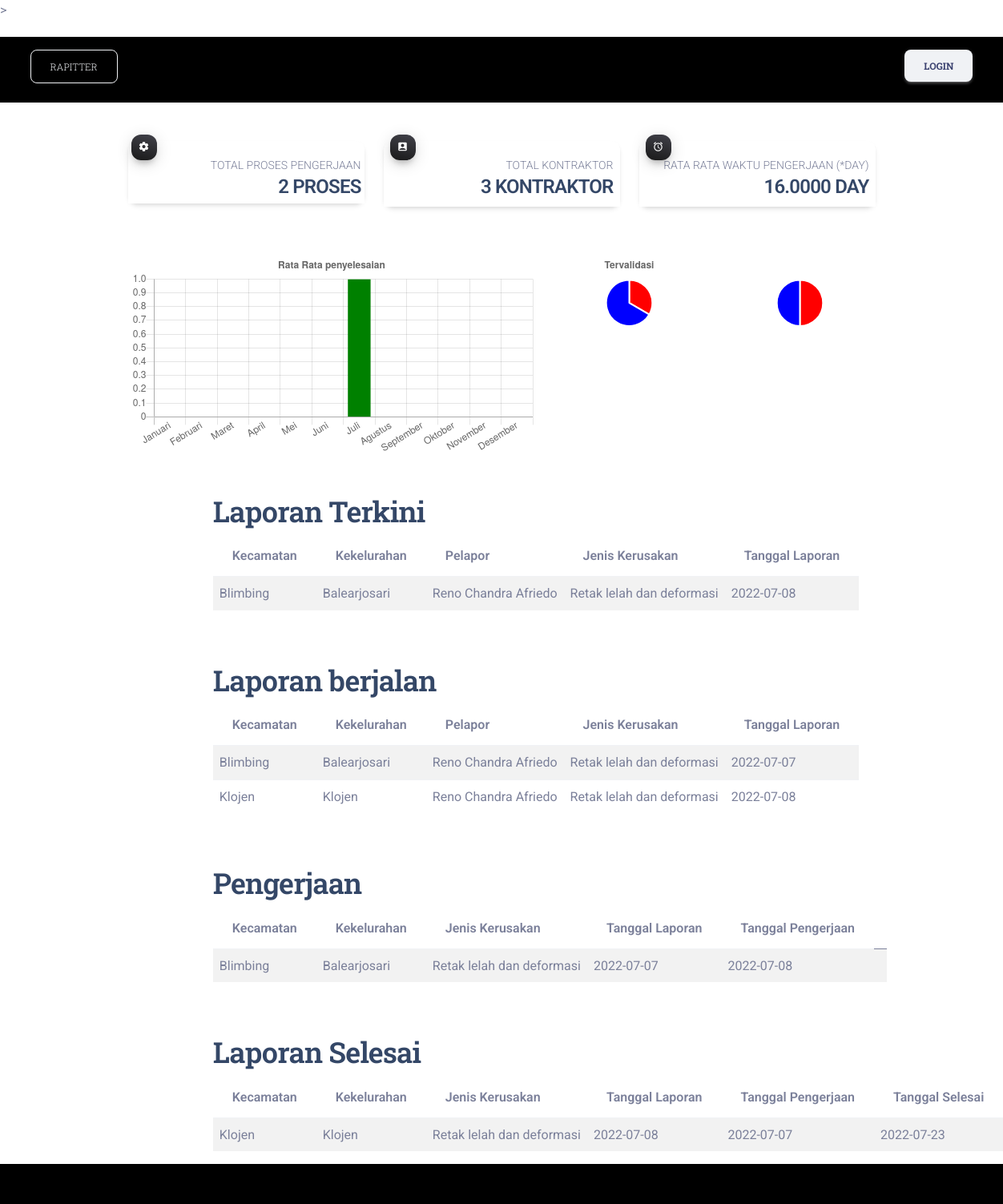
The page / on the database its author committed.
### tables this page shows
CREATE TABLE `laporan_transaksi` (
  `id_laporan` int(11) NOT NULL,
  `id_user` int(11) NOT NULL,
  `id_lokasi` int(11) NOT NULL,
  `id_kerusakan` int(11) NOT NULL,
  `tanggal_laporan` date NOT NULL,
  `bukti_laporan` varchar(200) NOT NULL,
  `id_petugas` int(11) DEFAULT NULL
);

CREATE TABLE `lokasi` (
  `id_lokasi` int(11) NOT NULL,
  `nama_kecamatan` varchar(30) NOT NULL,
  `nama_kelurahan` varchar(30) NOT NULL,
  `alamat_detail` varchar(50) NOT NULL
);

CREATE TABLE `user` (
  `id_user` int(11) NOT NULL,
  `nama_lengkap` varchar(20) NOT NULL,
  `username` varchar(15) NOT NULL,
  `password` varchar(15) NOT NULL,
  `alamat` varchar(30) NOT NULL,
  `no_telp` varchar(14) NOT NULL
);

CREATE TABLE `jenis_kerusakan` (
  `id_kerusakan` int(11) NOT NULL,
  `nama_kerusakan` varchar(30) NOT NULL,
  `penanganan` varchar(100) NOT NULL
);

CREATE TABLE `penanganan_laporan` (
  `id_penanganan` int(11) NOT NULL,
  `id_teknisi` int(11) NOT NULL,
  `tanggal_pengerjaan` date NOT NULL,
  `tanggal_selesai` date DEFAULT NULL,
  `bukti_selesai` varchar(100) DEFAULT NULL
);

### index.php (the view, shortened to what this page needs)
<!DOCTYPE html>
<html lang="en">
<head>
  <link rel="stylesheet" href="style.css">
  <link href="https://cdn.jsdelivr.net/npm/bootstrap@5.2.0-beta1/dist/css/bootstrap.min.css" rel="stylesheet">
  <link href="https://cdn.jsdelivr.net/npm/bootstrap@5.2.0-beta1/dist/css/bootstrap.min.css" rel="stylesheet">
  <link href="https://cdn.datatables.net/1.12.1/css/dataTables.bootstrap5.min.css" rel="stylesheet">
  <link href="https://cdn.datatables.net/buttons/2.2.3/css/buttons.dataTables.min.css" rel="stylesheet">
  <link href="../assets/css/nucleo-icons.css" rel="stylesheet" />
  <link href="../assets/css/nucleo-svg.css" rel="stylesheet" />
  <link id="pagestyle" href="assets/css/material-dashboard.css?v=3.0.4" rel="stylesheet" />
</head>
<body>
  <?php
  include_once("koneksi.php");
  $totaljob = mysqli_query($mysqli, "SELECT count(id_penanganan) as total FROM penanganan_laporan")->fetch_array();
  $totalteknisi = mysqli_query($mysqli, "SELECT count(id_teknisi) as total FROM teknisi")->fetch_array();
  $totalratarata = mysqli_query($mysqli, "SELECT avg(DATEDIFF(tanggal_selesai, tanggal_pengerjaan)) as rata FROM penanganan_laporan where tanggal_selesai is not null")->fetch_array();
  $laporan = mysqli_query($mysqli, "SELECT * FROM laporan_transaksi
        inner join lokasi on(laporan_transaksi.id_lokasi = lokasi.id_lokasi)
        inner join jenis_kerusakan on(jenis_kerusakan.id_kerusakan = laporan_transaksi.id_kerusakan)
        inner join user on(laporan_transaksi.id_user = user.id_user)
        where id_petugas is null order by id_laporan desc");
  $laporangenerate = mysqli_query($mysqli, "SELECT * FROM laporan_transaksi
        inner join lokasi on(laporan_transaksi.id_lokasi = lokasi.id_lokasi)
        inner join jenis_kerusakan on(jenis_kerusakan.id_kerusakan = laporan_transaksi.id_kerusakan)
        inner join user on(laporan_transaksi.id_user = user.id_user)
        where id_petugas is not null order by id_laporan desc");
  $laporanproses = mysqli_query($mysqli, "SELECT * FROM penanganan_laporan
        inner join laporan_transaksi on(laporan_transaksi.id_laporan = penanganan_laporan.id_penanganan)
        inner join lokasi on(laporan_transaksi.id_lokasi = lokasi.id_lokasi)
        inner join jenis_kerusakan on(jenis_kerusakan.id_kerusakan = laporan_transaksi.id_kerusakan)
        where bukti_selesai is null");
  $laporanselesai = mysqli_query($mysqli, "SELECT * FROM penanganan_laporan
        inner join laporan_transaksi on(laporan_transaksi.id_laporan = penanganan_laporan.id_penanganan)
        inner join lokasi on(laporan_transaksi.id_lokasi = lokasi.id_lokasi)
        inner join jenis_kerusakan on(jenis_kerusakan.id_kerusakan = laporan_transaksi.id_kerusakan)
        where bukti_selesai is not null");
  ?>
  <header>
    <h2><a href="index.php" class="btn btn-outline-light  mt-3 text-light">RAPITTER</a></h2>
    <h3>
      <?php
      if (!isset($_SESSION['level'])) {
        echo "<a href='pages/login.php' class='btn btn-light mt-3 mb-0'>login</a>";
      }
      ?>
    </h3>
  </header>
  <div class="row d-flex justify-content-center mt-5">
    <div class="col-lg-3 col-sm-1">
      <div class="card  mb-2">
        <div class="card-header p-1 pt-3">
          <div class="icon icon-sm icon-shape bg-gradient-dark shadow-dark shadow text-center border-radius-xl mt-n4 position-absolute">
            <i class="material-icons opacity-10">settings</i>
          </div>
          <div class="text-end pt-1">
            <p class="text-sm mb-0 text-capitalize">TOTAL PROSES PENGERJAAN</p>
            <h4 class="mb-0"><?php echo $totaljob['total'] ?> PROSES</h4>
          </div>
        </div>
      </div>
    </div>
    <div class="col-lg-3 col-sm-1">
      <div class="card  mb-2">
        <div class="card-header p-2 pt-3">
          <div class="icon icon-sm icon-shape bg-gradient-dark shadow-dark shadow text-center border-radius-xl mt-n4 position-absolute">
            <i class="material-icons opacity-10">account_box</i>
          </div>
          <div class="text-end pt-1">
            <p class="text-sm mb-0 text-capitalize">TOTAL KONTRAKTOR</p>
            <h4 class="mb-0"><?php echo $totalteknisi['total'] ?> KONTRAKTOR</h4>
          </div>
        </div>
      </div>
    </div>
    <div class="col-lg-3 col-sm-1">
      <div class="card  mb-2">
        <div class="card-header p-2 pt-3">
          <div class="icon icon-sm icon-shape bg-gradient-dark shadow-dark shadow text-center border-radius-xl mt-n4 position-absolute">
            <i class="material-icons opacity-10">alarm</i>
          </div>
          <div class="text-end pt-1">
            <p class="text-sm mb-0 text-capitalize">RATA RATA WAKTU PENGERJAAN (*DAY)</p>
            <h4 class="mb-0"><?php echo $totalratarata['rata'] ?> DAY</h4>
          </div>
        </div>
      </div>
    </div>
  </div>
  <div class="row d-flex justify-content-center mt-5 ct">
    <div class="col-md-5 col-sm-1 mr-5">
      <canvas id="barchart1" style="width:200%;max-width:2000px">
    </div>
    <div class="col-md-2 col-sm-1">
      <canvas id="piechart1" style="width:100%;max-width:2000px">
    </div>
    <div class="col-md-2 col-sm-1">
      <canvas id="piechart2" style="width:100%;max-width:2000px">
    </div>
  </div>
  <div class="row d-flex justify-content-center mt-5">
    <div class="col-lg-7">
      <h2>Laporan Terkini</h2>
      <table width='100%' class="table table-striped table-hover  laporan-generate">
        <thead class="thead-dark">
          <tr>
            <th scope="col">Kecamatan</th>
            <th scope="col">Kekelurahan</th>
            <th scope="col">pelapor</th>
            <th scope="col">Jenis Kerusakan</th>
            <th scope="col">tanggal laporan</th>
          </tr>
        </thead>
        <?php
        while ($data = mysqli_fetch_array($laporan)) {
          echo "<tr >";
          echo "<td>" . $data['nama_kecamatan'] . "</td>";
          echo "<td>" . $data['nama_kelurahan'] . "</td>";
          echo "<td>" . $data['nama_lengkap'] . "</td>";
          echo "<td>" . $data['nama_kerusakan'] . "</td>";
          echo "<td>" . $data['tanggal_laporan'] . "</td>";
          echo "</tr>";
        }
        ?>
      </table>
    </div>
  </div>
  <div class="row d-flex justify-content-center mt-5">
    <div class="col-lg-7">
      <h2>Laporan berjalan</h2>
      <table width='100%' class="table table-striped table-hover laporan-generate">
        <thead class="thead-dark">
          <tr>
            <th scope="col">Kecamatan</th>
            <th scope="col">Kekelurahan</th>
            <th scope="col">pelapor</th>
            <th scope="col">Jenis Kerusakan</th>
            <th scope="col">tanggal laporan</th>
          </tr>
        </thead>
        <?php
        while ($data = mysqli_fetch_array($laporangenerate)) {
          echo "<tr >";
          echo "<td>" . $data['nama_kecamatan'] . "</td>";
          echo "<td>" . $data['nama_kelurahan'] . "</td>";
          echo "<td>" . $data['nama_lengkap'] . "</td>";
          echo "<td>" . $data['nama_kerusakan'] . "</td>";
          echo "<td>" . $data['tanggal_laporan'] . "</td>";
          echo "</tr>";
        }
        ?>
      </table>
    </div>
  </div>
  <div class="row d-flex justify-content-center mt-5">
    <div class="col-lg-7">
    <h2>Pengerjaan</h2>
        <table width='100%' class="table table-striped table-hover tabel-validasi">
          <thead class="thead-dark">
            <tr>
              <th scope="col">Kecamatan</th>
              <th scope="col">Kekelurahan</th>
              <th scope="col">Jenis Kerusakan</th>
              <th scope="col">Tanggal laporan</th>
              <th scope="col">Tanggal pengerjaan</th>
            </tr>
          </thead>
          <?php
          while ($dataproses = mysqli_fetch_array($laporanproses)) {
            echo "<tr >";
            echo "<td>" . $dataproses['nama_kecamatan'] . "</td>";
            echo "<td>" . $dataproses['nama_kelurahan'] . "</td>";
            echo "<td>" . $dataproses['nama_kerusakan'] . "</td>";
            echo "<td>" . $dataproses['tanggal_laporan'] . "</td>";
            echo "<td>" . $dataproses['tanggal_pengerjaan'] . "</td>";
            echo "<td>" . $dataproses['tanggal_selesai'] . "</td>";
            echo "</tr>";
          }
          ?>
        </table>
  </div>
  </div>
  <div class="row d-flex justify-content-center mt-5">
    <div class="col-lg-7">
    <h2>Laporan Selesai</h2>
        <table width='100%' class="table table-striped table-hover tabel-validasi">
          <thead class="thead-dark">
            <tr>
              <th scope="col">Kecamatan</th>
              <th scope="col">Kekelurahan</th>
              <th scope="col">Jenis Kerusakan</th>
              <th scope="col">Tanggal laporan</th>
              <th scope="col">Tanggal pengerjaan</th>
              <th scope="col">Tanggal selesai</th>
            </tr>
          </thead>
          <?php
          while ($datapetugas = mysqli_fetch_array($laporanselesai)) {
            echo "<tr >";
            echo "<td>" . $datapetugas['nama_kecamatan'] . "</td>";
            echo "<td>" . $datapetugas['nama_kelurahan'] . "</td>";
            echo "<td>" . $datapetugas['nama_kerusakan'] . "</td>";
            echo "<td>" . $datapetugas['tanggal_laporan'] . "</td>";
            echo "<td>" . $datapetugas['tanggal_pengerjaan'] . "</td>";
            echo "<td>" . $datapetugas['tanggal_selesai'] . "</td>";
            echo "</tr>";
          }
          ?>
        </table>
  </div>
  </div>
  <footer>
  </footer>
</body>
<?php
include 'chart.php';
?>
</html>

### chart.php
<?php
include_once('koneksi.php');
$datajan = mysqli_query($mysqli, "SELECT count(id_penanganan) as reno FROM penanganan_laporan WHERE tanggal_selesai BETWEEN '2022-01-01' AND '2022-01-31'")->fetch_array();
$datafeb = mysqli_query($mysqli, "SELECT count(id_penanganan) as reno FROM penanganan_laporan WHERE tanggal_selesai BETWEEN '2022-02-01' AND '2022-02-31'")->fetch_array();
$datamar = mysqli_query($mysqli, "SELECT count(id_penanganan) as reno FROM penanganan_laporan WHERE tanggal_selesai BETWEEN '2022-03-01' AND '2022-03-31'")->fetch_array();
$dataapr = mysqli_query($mysqli, "SELECT count(id_penanganan) as reno FROM penanganan_laporan WHERE tanggal_selesai BETWEEN '2022-04-01' AND '2022-04-31'")->fetch_array();
$datamei = mysqli_query($mysqli, "SELECT count(id_penanganan) as reno FROM penanganan_laporan WHERE tanggal_selesai BETWEEN '2022-05-01' AND '2022-05-31'")->fetch_array();
$datajun = mysqli_query($mysqli, "SELECT count(id_penanganan) as reno FROM penanganan_laporan WHERE tanggal_selesai BETWEEN '2022-06-01' AND '2022-06-31'")->fetch_array();
$datajul = mysqli_query($mysqli, "SELECT count(id_penanganan) as reno FROM penanganan_laporan WHERE tanggal_selesai BETWEEN '2022-07-01' AND '2022-07-31'")->fetch_array();
$dataaug = mysqli_query($mysqli, "SELECT count(id_penanganan) as reno FROM penanganan_laporan WHERE tanggal_selesai BETWEEN '2022-08-01' AND '2022-08-31'")->fetch_array();
$datasep = mysqli_query($mysqli, "SELECT count(id_penanganan) as reno FROM penanganan_laporan WHERE tanggal_selesai BETWEEN '2022-09-01' AND '2022-09-31'")->fetch_array();
$dataokt = mysqli_query($mysqli, "SELECT count(id_penanganan) as reno FROM penanganan_laporan WHERE tanggal_selesai BETWEEN '2022-10-01' AND '2022-10-31'")->fetch_array();
$datanov = mysqli_query($mysqli, "SELECT count(id_penanganan) as reno FROM penanganan_laporan WHERE tanggal_selesai BETWEEN '2022-11-01' AND '2022-11-31'")->fetch_array();
$datades = mysqli_query($mysqli, "SELECT count(id_penanganan) as reno FROM penanganan_laporan WHERE tanggal_selesai BETWEEN '2022-12-01' AND '2022-12-31'")->fetch_array();
$pie1val1 = mysqli_query($mysqli, "SELECT count(id_laporan) as reno FROM laporan_transaksi where id_petugas is null")->fetch_array();
$pie1val2 = mysqli_query($mysqli, "SELECT count(id_laporan) as reno FROM laporan_transaksi where id_petugas is not null")->fetch_array();
$pie2val1 = mysqli_query($mysqli, "SELECT count(id_penanganan) as reno FROM penanganan_laporan where bukti_selesai is null")->fetch_array();
$pie2val2 = mysqli_query($mysqli, "SELECT count(id_penanganan) as reno FROM penanganan_laporan where bukti_selesai is not null")->fetch_array();
?>
<script>
//bar
var xValues = ["Januari","Februari","Maret","April","Mei","Juni","Juli","Agustus", "September", "Oktober", "November", "Desember"];
var yValues = [ <?php echo $datajan['reno'] ?>,
                <?php echo $datafeb['reno'] ?>,
                <?php echo $datamar['reno'] ?>,
                <?php echo $dataapr['reno'] ?>,
                <?php echo $datamei['reno'] ?>,
                <?php echo $datajun['reno'] ?>,
                <?php echo $datajul['reno'] ?>,
                <?php echo $dataaug['reno'] ?>,
                <?php echo $datasep['reno'] ?>,
                <?php echo $dataokt['reno'] ?>,
                <?php echo $datanov['reno'] ?>,
                <?php echo $datades['reno'] ?>,
                ];
var barColors = ["red", "green","blue","orange","brown","red", "green","blue","orange","brown","red"];
new Chart("barchart1", {
  type: "bar",
  data: {
    labels: xValues,
    datasets: [{
      backgroundColor: barColors,
      data: yValues
    }]
  },
  options: {
    legend: {display: false},
    title: {
      display: true,
      text: "Rata Rata penyelesaian"
    }
  }
});
//pie
var pie1x = ["Belum tervalidasi","Tervalidasi"];
var pie1y = [<?php echo$pie1val1['reno']?>,<?php echo$pie1val2['reno']?>];
var pie1c = ["red","blue"];
new Chart("piechart1", {
  type: "pie",
  data: {
    labels: pie1x,
    datasets: [{
      backgroundColor: pie1c,
      data: pie1y
    }]
  },
  options: {
    legend: {display: false},
    title: {
      display: true,
      text: "Tervalidasi"
    }
  }
});
//pie 2
var pie2x = ["proses","selesai"];
var pie2y = [<?php echo$pie2val1['reno']?>,<?php echo$pie2val2['reno']?>];
var pie2c = ["red","blue"];
new Chart("piechart2", {
  type: "pie",
  data: {
    labels: pie2x,
    datasets: [{
      backgroundColor: pie2c,
      data: pie2y
    }]
  },
  options: {
    legend: {display: false},
    title: {
      display: true,
      text: ""
    }
  }
});
</script>

### style.css (style rules this page uses)
body { margin: 0%; }
header { position: relative; color:#fff; background: #000000; padding: 0px 3%; margin-top: 20px; display: flex; justify-content: space-between; }
footer { width: 100%; height: 50px; padding-left: 10px; line-height: 50px; background: rgb(0, 0, 0); color: #fff; margin-top: 0px; position: relative; bottom: 0px; }

### assets/css/nucleo-svg.css (style rules this page uses)
.icon { display: inline-block; color: #111111; height: 1em; width: 1em; }
.icon-sm { height: 0.8em; width: 0.8em; }
.icon { fill: currentColor; stroke: none; }

### rows shown on the page
laporan_transaksi: id_lokasi.nama_kecamatan "Blimbing", id_lokasi.nama_kelurahan "Balearjosari", id_user.nama_lengkap "Reno Chandra Afriedo", id_kerusakan.nama_kerusakan "Retak lelah dan deformasi", tanggal_laporan "2022-07-08"
laporan_transaksi: id_lokasi.nama_kecamatan "Blimbing", id_lokasi.nama_kelurahan "Balearjosari", id_user.nama_lengkap "Reno Chandra Afriedo", id_kerusakan.nama_kerusakan "Retak lelah dan deformasi", tanggal_laporan "2022-07-07"
laporan_transaksi: id_lokasi.nama_kecamatan "Klojen", id_lokasi.nama_kelurahan "Klojen", id_user.nama_lengkap "Reno Chandra Afriedo", id_kerusakan.nama_kerusakan "Retak lelah dan deformasi", tanggal_laporan "2022-07-08"
penanganan_laporan: lokasi.nama_kecamatan "Blimbing", lokasi.nama_kelurahan "Balearjosari", jenis_kerusakan.nama_kerusakan "Retak lelah dan deformasi", id_penanganan.tanggal_laporan "2022-07-07", tanggal_pengerjaan "2022-07-08"
penanganan_laporan: lokasi.nama_kecamatan "Klojen", lokasi.nama_kelurahan "Klojen", jenis_kerusakan.nama_kerusakan "Retak lelah dan deformasi", id_penanganan.tanggal_laporan "2022-07-08", tanggal_pengerjaan "2022-07-07", tanggal_selesai "2022-07-23"

### other values the page prints
$totaljob['total'] "2"
$totalteknisi['total'] "3"
$totalratarata['rata'] "16.0000"
chart data {{ $datajan['reno'] }} 0
chart data {{ $datafeb['reno'] }} 0
chart data {{ $datamar['reno'] }} 0
chart data {{ $dataapr['reno'] }} 0
